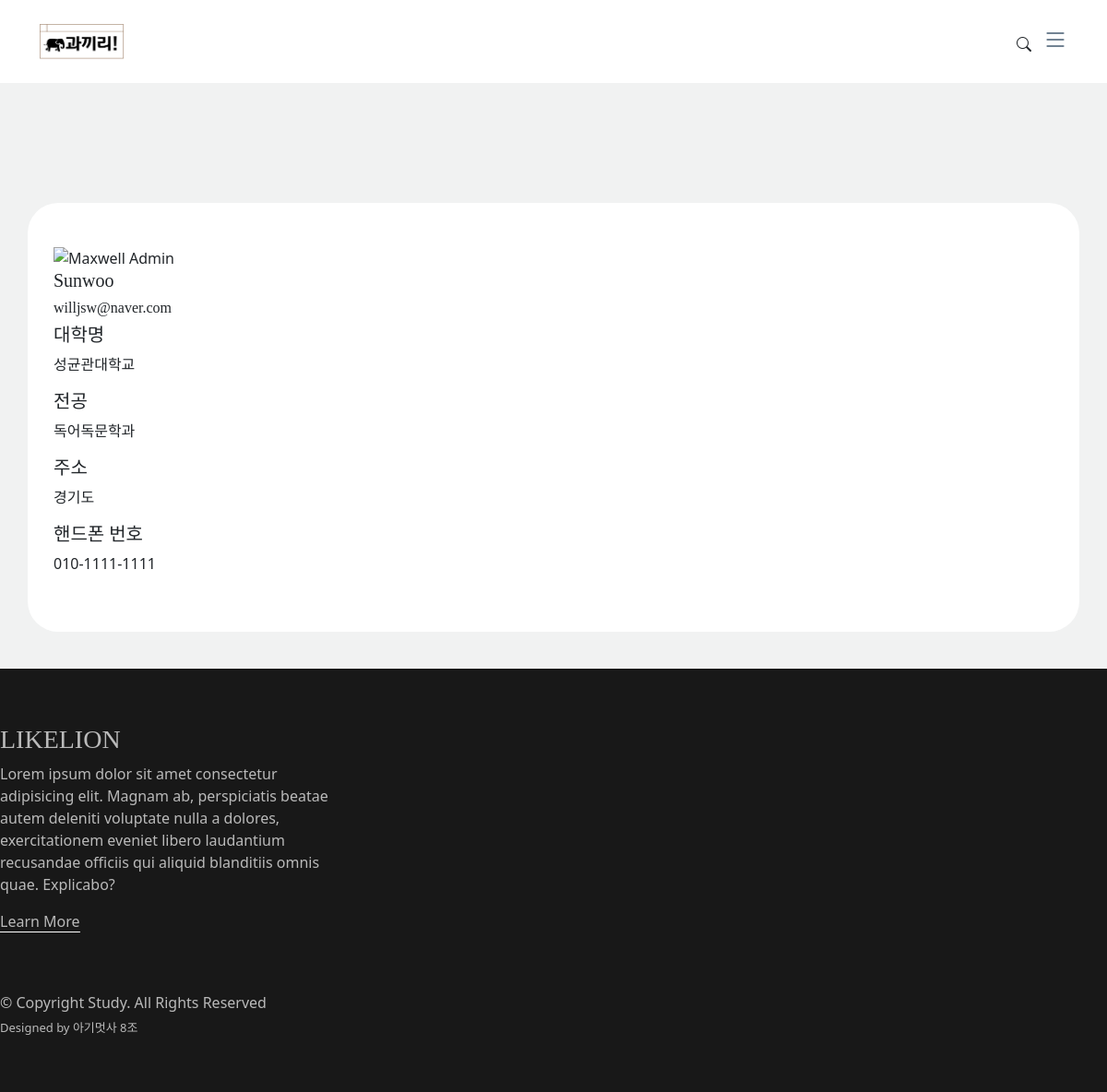
The app's page /showprofile/ (signed in) with its own data.
### MainApp/models.py (models this page shows, shortened)
class User(AbstractBaseUser):
    username    = models.CharField(max_length=30, unique=True)
    name        = models.CharField(max_length=40, null=False, blank=False)
    email       = models.EmailField(verbose_name='email', max_length=60, unique=True)
    create_dt = models.DateTimeField(verbose_name='date joined', auto_now_add=True)
    last_login  = models.DateTimeField(verbose_name='last login', auto_now=True)
    is_admin    = models.BooleanField(default=False)
    is_active   = models.BooleanField(default=True)
    university = models.CharField(verbose_name='대학명', max_length=100)
    major = models.CharField(verbose_name='전공', max_length=100)
    address = models.CharField(verbose_name='주소', max_length=100)
    phone_number = models.CharField(verbose_name='핸드폰 번호', max_length=100)
    object = UserManager()  # 헬퍼 클래스 사용
    USERNAME_FIELD = 'email'  # 로그인 ID로 사용할 필드
    REQUIRED_FIELDS = ['username','name','university', 'major', 'address','phone_number'] # 필수 작성 필드

### MainApp/views.py (the view)
# urls.py: path('showprofile/', views.showprofile, name ='showprofile'),
def showprofile(request):
    return render(request, 'showprofile.html')

### MainApp/templates/showprofile.html (shortened to what this page needs)
{% extends 'base.html' %}
{% load static %}
{% block content %}
  <main id="main">
    <section class="single-post-content">
      <div class="container" data-aos="fade-up">
          <div class="row gutters">
            <div class="col-xl-3 col-lg-3 col-md-12 col-sm-12 col-12">
            <div class="h-100">
              <div class="card-body">
                <div class="account-settings">
                  <div class="user-profile">
                    <div class="user-avatar">
                      <img src="https://bootdey.com/img/Content/avatar/avatar7.png" alt="Maxwell Admin">
                    </div>
                    <h5 class="user-name">{{user.username }}</h5>
                    <h6 class="user-email">{{user.email }}</h6>
                  </div>
                  <div class="about">
                    <h5>대학명</h5>
                    <p>{{user.university }}</p>
                    <h5>전공</h5>
                    <p>{{user.major }}</p>
                    <h5>주소</h5>
                    <p>{{user.address }}</p>
                    <h5>핸드폰 번호</h5>
                    <p>{{user.phone_number }}</p>
                  </div>
                </div>
              </div>
            </div>
            </div>
          </div>
      </div>
    </section>
  </main>
  {% endblock %}

### MainApp/static/css/variables.css (style rules this page uses)
:root { --font-default: 'EB Garamond', system-ui, -apple-system, "Segoe UI", Roboto, "Helvetica Neue", Arial, "Noto Sans", "Liberation Sans", sans-serif, "Apple Color Emoji", "Segoe UI Emoji", "Segoe UI Symbol", "Noto Color Emoji"; --font-primary: 'EB Garamond', serif; --font-secondary: 'Inter', sans-serif; --color-default: #212529; --color-default-rgb: 33, 37, 41; --color-links: #212529; --color-links-hover: #15171a; --color-primary: #212529; --color-primary-light: #26282c; --color-primary-dark: #0b0c0e; --color-primary-rgb: 33, 37, 41; --color-primary-light-rgb: 38, 40, 44; --color-primary-dark-rgb: 11, 12, 14; --color-secondary: #596d80; --color-secondary-light: #8498aa; --color-secondary-dark: #404f5c; --color-secondary-rgb: 89, 109, 128; --color-secondary-light-rgb: 132, 152, 170; --color-secondary-dark-rgb: 64, 79, 92; --color-blue: #0d6efd; --color-blue-rgb: 13, 110, 253; --color-indigo: #6610f2; --color-indigo-rgb: 102, 16, 242; --color-purple: #6f42c1; --color-purple-rgb: 111, 66, 193; --color-pink: #f3268c; --color-pink-rgb: 243, 38, 140; --color-red: #df1529; --color-red-rgb: 223, 21, 4; --color-orange: #fd7e14; --color-orange-rgb: 253, 126, 20; --color-yellow: #ffc107; --color-yellow-rgb: 255, 193, 7; --color-green: #059652; --color-green-rgb: 5, 150, 82; --color-teal: #20c997; --color-teal-rgb: 32, 201, 151; --color-cyan: #0dcaf0; --color-cyan-rgb: 13, 202, 240; --color-white: #ffffff; --color-white-rgb: 255, 255, 255; --color-gray: #6c757d; --color-gray-rgb: 108, 117, 125; --color-black: #000000; --color-black-rgb: 0, 0, 0; }
:root { --bs-blue: var(--color-blue); --bs-indigo: var(--color-indigo); --bs-purple: var(--color-purple); --bs-pink: var(--color-pink); --bs-red: var(--color-red); --bs-orange: var(--color-orange); --bs-yellow: var(--color-yellow); --bs-green: var(--color-green); --bs-teal: var(--color-teal); --bs-cyan: var(--color-cyan); --bs-white: var(--color-white); --bs-gray: var(--color-gray); --bs-gray-dark: #343a40; --bs-gray-100: #f8f9fa; --bs-gray-200: #e9ecef; --bs-gray-300: #dee2e6; --bs-gray-400: #ced4da; --bs-gray-500: #adb5bd; --bs-gray-600: #6c757d; --bs-gray-700: #495057; --bs-gray-800: #343a40; --bs-gray-900: #212529; --bs-primary: var(--color-blue); --bs-secondary: var(--color-blue); --bs-success: #198754; --bs-info: #0dcaf0; --bs-warning: #ffc107; --bs-danger: #dc3545; --bs-light: #f8f9fa; --bs-dark: #212529; --bs-primary-rgb: var(--color-primary-rgb); --bs-secondary-rgb: var(--color-secondary-rgb); --bs-success-rgb: 25, 135, 84; --bs-info-rgb: 13, 202, 240; --bs-warning-rgb: 255, 193, 7; --bs-danger-rgb: 220, 53, 69; --bs-light-rgb: 248, 249, 250; --bs-dark-rgb: 33, 37, 41; --bs-white-rgb: var(--color-white-rgb); --bs-black-rgb: var(--color-black-rgb); --bs-body-color-rgb: var(--color-default-rgb); --bs-body-bg-rgb: 255, 255, 255; --bs-font-sans-serif: var(--font-default); --bs-font-monospace: SFMono-Regular, Menlo, Monaco, Consolas, "Liberation Mono", "Courier New", monospace; --bs-gradient: linear-gradient(180deg, rgba(255, 255, 255, 0.15), rgba(255, 255, 255, 0)); --bs-body-font-family: var(--font-default); --bs-body-font-size: 1rem; --bs-body-font-weight: 400; --bs-body-line-height: 1.5; --bs-body-color: var(--color-default); --bs-body-bg: #fff; }

### MainApp/static/css/main.css (style rules this page uses)
:root { scroll-behavior: smooth; }
body { color: rgba(var(--color-primary-rgb), 1); background-color: #F1F2F2; }
h1, h2, h3, h4, h5, h6 { font-family: 'LeferiPoint-WhiteObliqueA'; }
#main { margin-top: 90px; }
section { padding: 40px 0; overflow: hidden; }
section { scroll-margin-top: 70px; }
.container { background-color:#FFFFFF; padding-top: 30px; border-radius: 33px; padding-bottom: 30px; }
body { padding-top: 90px; }

### records on screen
User: username "Sunwoo", email "willjsw@naver.com", university "성균관대학교", major "독어독문학과", address "경기도", phone_number "010-1111-1111"
